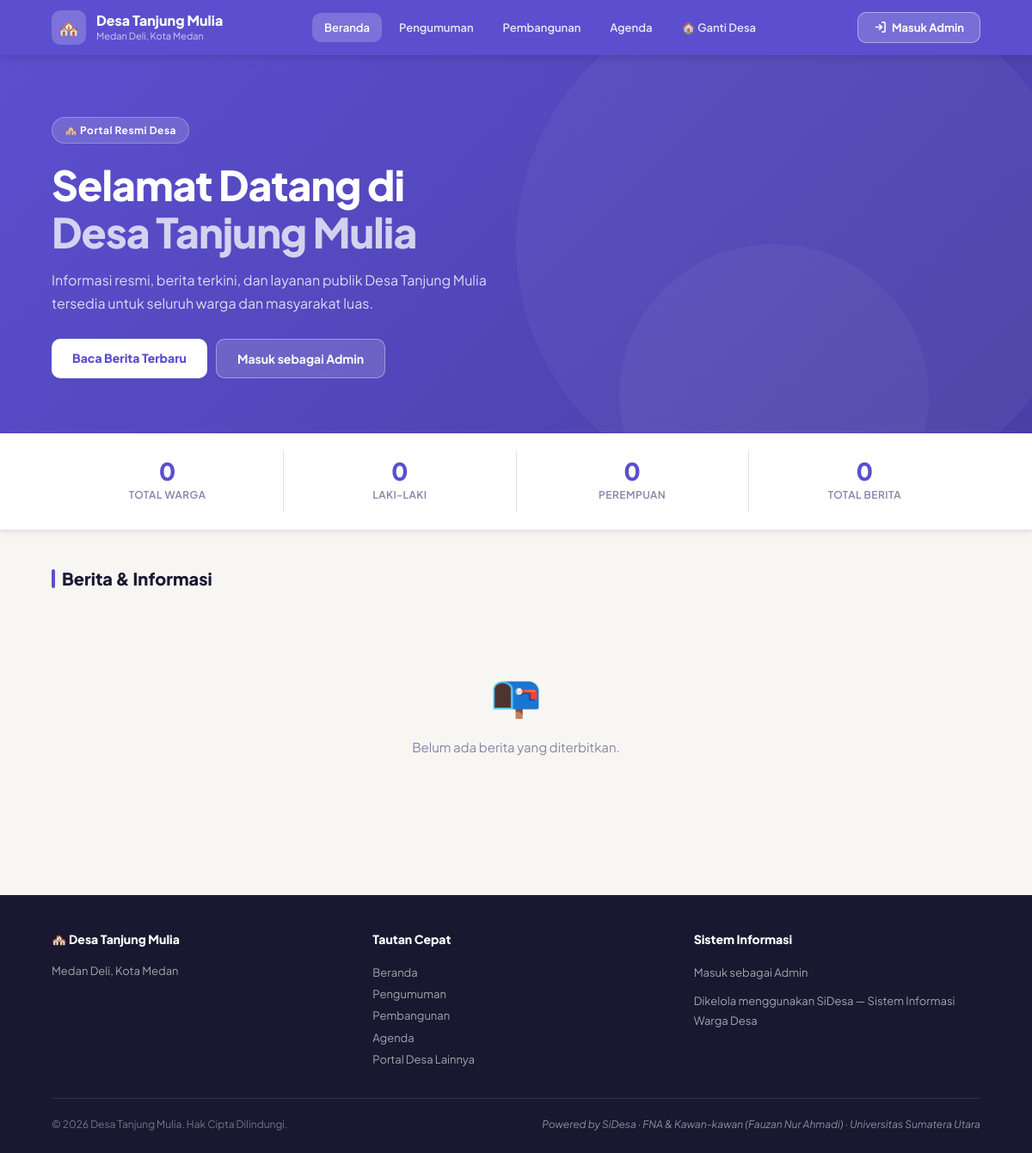
The app's page /portal.php?kode=DSA-001 with its own data.
### tables this page shows
CREATE TABLE IF NOT EXISTS desa (
    id              INT UNSIGNED AUTO_INCREMENT PRIMARY KEY,
    kode_desa       VARCHAR(20)  NOT NULL UNIQUE COMMENT 'Kode unik desa misal: DSA-001',
    nama_desa       VARCHAR(100) NOT NULL,
    kecamatan       VARCHAR(100) NOT NULL,
    kabupaten       VARCHAR(100) NOT NULL,
    provinsi        VARCHAR(100) NOT NULL DEFAULT 'Sumatera Utara',
    kode_pos        VARCHAR(10),
    kepala_desa     VARCHAR(100),
    luas_wilayah    DECIMAL(10,2) COMMENT 'Dalam hektar',
    latitude        DECIMAL(10,8),
    longitude       DECIMAL(11,8),
    deskripsi       TEXT,
    aktif           TINYINT(1) NOT NULL DEFAULT 1,
    created_at      TIMESTAMP NOT NULL DEFAULT CURRENT_TIMESTAMP,
    updated_at      TIMESTAMP NOT NULL DEFAULT CURRENT_TIMESTAMP ON UPDATE CURRENT_TIMESTAMP,
    INDEX idx_kecamatan (kecamatan),
    INDEX idx_aktif (aktif)
);

### portal.php (the view, shortened to what this page needs)
<?php
$db = getDB();
$kodeDesa = trim($_GET['kode'] ?? '');
$idDesa   = (int) ($_GET['id'] ?? 0);
if ($kodeDesa) {
    $q = $db->prepare("SELECT d.*, p.* FROM desa d LEFT JOIN profil_desa p ON d.id=p.id_desa WHERE d.kode_desa=? AND d.aktif=1");
    $q->execute([$kodeDesa]);
} elseif ($idDesa) {
    $q = $db->prepare("SELECT d.*, p.* FROM desa d LEFT JOIN profil_desa p ON d.id=p.id_desa WHERE d.id=? AND d.aktif=1");
    $q->execute([$idDesa]);
} else {
    $desas = $db->query("SELECT d.*, p.warna_tema, p.slogan, p.foto_sampul, p.portal_aktif FROM desa d LEFT JOIN profil_desa p ON d.id=p.id_desa WHERE d.aktif=1 AND (p.portal_aktif IS NULL OR p.portal_aktif=1) ORDER BY d.nama_desa")->fetchAll();
    require __DIR__ . '/portal_pilih_desa.php';
    exit;
}
$desa = $q->fetch();
$idDesaAktif  = (int) $desa['id'];
$namaDesaE    = htmlspecialchars($desa['nama_desa']);
$stat = $db->prepare("SELECT
    COUNT(*) as total,
    SUM(jenis_kelamin='L') as laki,
    SUM(jenis_kelamin='P') as perempuan,
    SUM(status_dtks=1) as dtks
    FROM warga WHERE id_desa=? AND status_hidup='Hidup'");
$stat->execute([$idDesaAktif]);
$statistik = $stat->fetch();
$perHal = 6;
$halaman = max(1, (int)($_GET['hal'] ?? 1));
$offset  = ($halaman - 1) * $perHal;
$kat     = $_GET['kat'] ?? '';
$katWhere = $kat ? "AND kategori=?" : "";
$pTotal = $db->prepare("SELECT COUNT(*) FROM berita WHERE id_desa=? AND status='terbit' $katWhere");
$pTotal->execute($kat ? [$idDesaAktif, $kat] : [$idDesaAktif]);
$totalBerita = (int) $pTotal->fetchColumn();
$pBerita = $db->prepare("SELECT b.*, pg.nama_lengkap as penulis FROM berita b LEFT JOIN pengguna pg ON b.id_penulis=pg.id WHERE b.id_desa=? AND b.status='terbit' $katWhere ORDER BY b.tgl_terbit DESC LIMIT $perHal OFFSET $offset");
$pBerita->execute($kat ? [$idDesaAktif, $kat] : [$idDesaAktif]);
$beritaList = $pBerita->fetchAll();
$detailSlug = trim($_GET['berita'] ?? '');
$detailBerita = null;
$labelKat = ['berita'=>'Berita','pengumuman'=>'Pengumuman','agenda'=>'Agenda','pembangunan'=>'Pembangunan','sosial'=>'Sosial','lainnya'=>'Lainnya'];
?>
<!DOCTYPE html>
<html lang="id">
<head>
</head>
<body>
<header class="topbar">
  <div class="topbar-brand">
    <div class="topbar-logo">🏘️</div>
    <div>
      <div class="topbar-title"><?= $namaDesaE ?></div>
      <div class="topbar-sub"><?= htmlspecialchars($desa['kecamatan'] . ', ' . $desa['kabupaten']) ?></div>
    </div>
  </div>
  <nav class="topbar-nav">
    <a href="?id=<?= $idDesaAktif ?>" class="<?= !$detailSlug && !$kat ? 'active' : '' ?>">Beranda</a>
    <a href="?id=<?= $idDesaAktif ?>&kat=pengumuman" class="<?= $kat==='pengumuman' ? 'active' : '' ?>">Pengumuman</a>
    <a href="?id=<?= $idDesaAktif ?>&kat=pembangunan" class="<?= $kat==='pembangunan' ? 'active' : '' ?>">Pembangunan</a>
    <a href="?id=<?= $idDesaAktif ?>&kat=agenda" class="<?= $kat==='agenda' ? 'active' : '' ?>">Agenda</a>
    <a href="portal.php">🏠 Ganti Desa</a>
  </nav>
  <a href="<?= APP_URL ?>/login.php" class="btn-login-top">
    <svg width="15" height="15" viewBox="0 0 24 24" fill="none" stroke="currentColor" stroke-width="2.5"><path d="M15 3h4a2 2 0 012 2v14a2 2 0 01-2 2h-4"/><polyline points="10 17 15 12 10 7"/><line x1="15" y1="12" x2="3" y2="12"/></svg>
    Masuk Admin
  </a>
</header>
<?php if ($detailBerita): ?>
<div class="main-portal">
  <div class="content-col">
    <a href="?id=<?= $idDesaAktif ?>" class="back-btn">
      <svg width="16" height="16" viewBox="0 0 24 24" fill="none" stroke="currentColor" stroke-width="2.5"><polyline points="15 18 9 12 15 6"/></svg>
      Kembali ke Beranda
    </a>
    <div class="detail-wrap">
      <div class="detail-header">
        <div class="kat-chip"><?= htmlspecialchars($labelKat[$detailBerita['kategori']] ?? $detailBerita['kategori']) ?></div>
        <h1><?= htmlspecialchars($detailBerita['judul']) ?></h1>
        <div class="detail-meta">
          <span>📅 <?= $detailBerita['tgl_terbit'] ? htmlspecialchars(formatTanggal($detailBerita['tgl_terbit'])) : '-' ?></span>
          <span class="dot">·</span>
          <span>✍️ <?= htmlspecialchars($detailBerita['penulis'] ?? 'Redaksi') ?></span>
          <span class="dot">·</span>
          <span>👁 <?= number_format($detailBerita['views'] + 1) ?> tayangan</span>
        </div>
      </div>
      <?php if ($detailBerita['foto_utama']): ?>
      <img src="<?= UPLOAD_URL ?>berita/<?= htmlspecialchars($detailBerita['foto_utama']) ?>" alt="<?= htmlspecialchars($detailBerita['judul']) ?>" class="detail-img">
      <?php endif; ?>
      <div class="detail-isi">
        <?= $detailBerita['isi']  ?>
      </div>
    </div>
  </div>
  <?php include __DIR__ . '/portal_sidebar.php'; ?>
</div>
<?php else: ?>
<section class="hero">
  <div class="hero-inner">
    <div class="hero-badge">🏘️ Portal Resmi Desa</div>
    <h1>
      Selamat Datang di<br>
      <span><?= $namaDesaE ?></span>
    </h1>
    <?php if (!empty($desa['slogan'])): ?>
    <p><?= htmlspecialchars($desa['slogan']) ?></p>
    <?php else: ?>
    <p>Informasi resmi, berita terkini, dan layanan publik <?= $namaDesaE ?> tersedia untuk seluruh warga dan masyarakat luas.</p>
    <?php endif; ?>
    <div class="hero-actions">
      <a href="#berita" class="btn-hero-primary">Baca Berita Terbaru</a>
      <a href="<?= APP_URL ?>/login.php" class="btn-hero-ghost">Masuk sebagai Admin</a>
    </div>
  </div>
</section>
<div class="stat-strip">
  <div class="stat-item">
    <div class="num"><?= number_format($statistik['total'] ?? 0) ?></div>
    <div class="lbl">Total Warga</div>
  </div>
  <div class="stat-item">
    <div class="num"><?= number_format($statistik['laki'] ?? 0) ?></div>
    <div class="lbl">Laki-laki</div>
  </div>
  <div class="stat-item">
    <div class="num"><?= number_format($statistik['perempuan'] ?? 0) ?></div>
    <div class="lbl">Perempuan</div>
  </div>
  <div class="stat-item">
    <div class="num"><?= number_format($totalBerita) ?></div>
    <div class="lbl">Total Berita</div>
  </div>
</div>
<div class="main-portal">
  <div class="content-col">
    <div id="berita">
      <div class="sec-header">
        <div class="sec-title">Berita & Informasi</div>
      </div>
      <?php if (empty($beritaList)): ?>
      <div style="text-align:center;padding:60px 20px;color:var(--text-3)">
        <div style="font-size:48px;margin-bottom:12px">📭</div>
        <p style="font-size:15px">Belum ada berita yang diterbitkan.</p>
      </div>
      <?php endif; ?>
    </div>
  </div>
</div>
<?php endif; ?>
<footer class="footer-portal">
  <div class="footer-inner">
    <div class="footer-col">
      <h4>🏘️ <?= $namaDesaE ?></h4>
      <p><?= htmlspecialchars($desa['alamat'] ?? $desa['kecamatan'].', '.$desa['kabupaten']) ?></p>
    </div>
    <div class="footer-col">
      <h4>Tautan Cepat</h4>
      <a href="?id=<?= $idDesaAktif ?>">Beranda</a><br>
      <a href="?id=<?= $idDesaAktif ?>&kat=pengumuman">Pengumuman</a><br>
      <a href="?id=<?= $idDesaAktif ?>&kat=pembangunan">Pembangunan</a><br>
      <a href="?id=<?= $idDesaAktif ?>&kat=agenda">Agenda</a><br>
      <a href="portal.php">Portal Desa Lainnya</a>
    </div>
    <div class="footer-col">
      <h4>Sistem Informasi</h4>
      <a href="<?= APP_URL ?>/login.php">Masuk sebagai Admin</a><br>
      <p style="margin-top:10px">Dikelola menggunakan SiDesa — Sistem Informasi Warga Desa</p>
    </div>
  </div>
  <div class="footer-bottom">
    <span>© <?= date('Y') ?> <?= $namaDesaE ?>. Hak Cipta Dilindungi.</span>
    <span class="fna-badge">Powered by SiDesa · FNA &amp; Kawan-kawan (Fauzan Nur Ahmadi) · Universitas Sumatera Utara</span>
  </div>
</footer>
</body>
</html>

### records on screen
desa: nama_desa "Desa Tanjung Mulia", kecamatan+kabupaten "Medan Deli, Kota Medan"

### other values on screen
$statistik['total'] "0"
$statistik['laki'] "0"
$statistik['perempuan'] "0"
$totalBerita "0"
